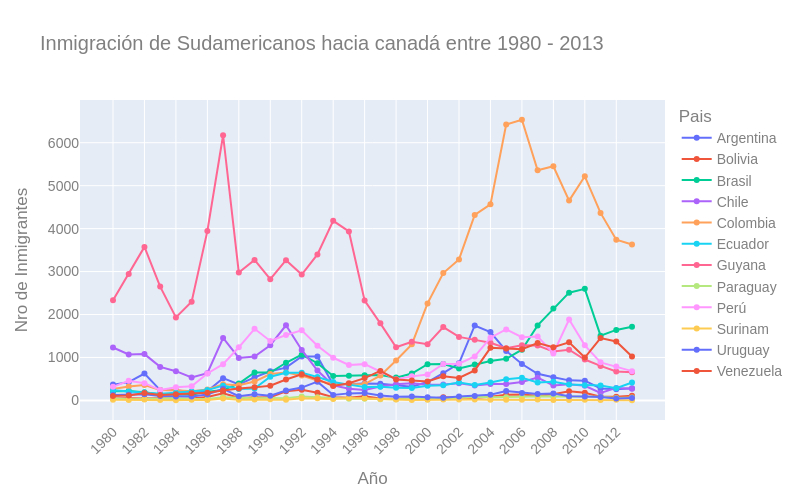

This figure's notebook cell:
### Code cell
fig = px.line(sudamerica, x=sudamerica.index, y=sudamerica.columns, title='Inmigración de Sudamericanos hacia canadá entre 1980 - 2013', color='Pais', markers=True)
fig.update_layout(width=800, height=500, xaxis={'tickangle': -45}, xaxis_title='Año', yaxis_title='Nro de Inmigrantes', font_family='Arial', font_size=14, font_color='grey')

fig.show()

### Figure 1 — Plotly figure (JSON) as saved in the notebook; plotly's stock layout.template omitted (floating-point values rounded to 4 significant figures)
{"data": [{"hovertemplate": "Pais=Argentina<br>index=%{x}<br>value=%{y}<extra></extra>", "legendgroup": "Argentina", "line": {"color": "#636efa", "dash": "solid"}, "marker": {"symbol": "circle"}, "mode": "lines+markers", "name": "Argentina", "orientation": "v", "showlegend": true, "type": "scatter", "x": ["1980", "1981", "1982", "1983", "1984", "1985", "1986", "1987", "1988", "1989", "1990", "1991", "1992", "1993", "1994", "1995", "1996", "1997", "1998", "1999", "2000", "2001", "2002", "2003", "2004", "2005", "2006", "2007", "2008", "2009", "2010", "2011", "2012", "2013"], "xaxis": "x", "y": [368, 426, 626, 241, 237, 196, 213, 519, 374, 538, 678, 763, 1023, 1022, 366, 380, 396, 391, 349, 318, 427, 635, 865, 1745, 1591, 1153, 847, 620, 540, 467, 459, 278, 263, 282], "yaxis": "y"}, {"hovertemplate": "Pais=Bolivia<br>index=%{x}<br>value=%{y}<extra></extra>", "legendgroup": "Bolivia", "line": {"color": "#EF553B", "dash": "solid"}, "marker": {"symbol": "circle"}, "mode": "lines+markers", "name": "Bolivia", "orientation": "v", "showlegend": true, "type": "scatter", "x": ["1980", "1981", "1982", "1983", "1984", "1985", "1986", "1987", "1988", "1989", "1990", "1991", "1992", "1993", "1994", "1995", "1996", "1997", "1998", "1999", "2000", "2001", "2002", "2003", "2004", "2005", "2006", "2007", "2008", "2009", "2010", "2011", "2012", "2013"], "xaxis": "x", "y": [44, 52, 42, 49, 38, 44, 79, 165, 63, 68, 71, 214, 247, 180, 75, 61, 96, 43, 33, 42, 33, 72, 57, 59, 85, 134, 139, 107, 143, 214, 180, 86, 83, 107], "yaxis": "y"}, {"hovertemplate": "Pais=Brasil<br>index=%{x}<br>value=%{y}<extra></extra>", "legendgroup": "Brasil", "line": {"color": "#00cc96", "dash": "solid"}, "marker": {"symbol": "circle"}, "mode": "lines+markers", "name": "Brasil", "orientation": "v", "showlegend": true, "type": "scatter", "x": ["1980", "1981", "1982", "1983", "1984", "1985", "1986", "1987", "1988", "1989", "1990", "1991", "1992", "1993", "1994", "1995", "1996", "1997", "1998", "1999", "2000", "2001", "2002", "2003", "2004", "2005", "2006", "2007", "2008", "2009", "2010", "2011", "2012", "2013"], "xaxis": "x", "y": [211, 220, 192, 139, 145, 130, 205, 244, 394, 650, 650, 877, 1066, 866, 566, 572, 586, 591, 531, 626, 845, 847, 745, 839, 917, 969, 1181, 1746, 2138, 2509, 2598, 1508, 1642, 1714], "yaxis": "y"}, {"hovertemplate": "Pais=Chile<br>index=%{x}<br>value=%{y}<extra></extra>", "legendgroup": "Chile", "line": {"color": "#ab63fa", "dash": "solid"}, "marker": {"symbol": "circle"}, "mode": "lines+markers", "name": "Chile", "orientation": "v", "showlegend": true, "type": "scatter", "x": ["1980", "1981", "1982", "1983", "1984", "1985", "1986", "1987", "1988", "1989", "1990", "1991", "1992", "1993", "1994", "1995", "1996", "1997", "1998", "1999", "2000", "2001", "2002", "2003", "2004", "2005", "2006", "2007", "2008", "2009", "2010", "2011", "2012", "2013"], "xaxis": "x", "y": [1233, 1069, 1078, 781, 681, 533, 633, 1454, 990, 1023, 1286, 1749, 1175, 697, 352, 273, 244, 325, 376, 397, 366, 369, 401, 347, 383, 384, 427, 530, 350, 375, 340, 174, 291, 273], "yaxis": "y"}, {"hovertemplate": "Pais=Colombia<br>index=%{x}<br>value=%{y}<extra></extra>", "legendgroup": "Colombia", "line": {"color": "#FFA15A", "dash": "solid"}, "marker": {"symbol": "circle"}, "mode": "lines+markers", "name": "Colombia", "orientation": "v", "showlegend": true, "type": "scatter", "x": ["1980", "1981", "1982", "1983", "1984", "1985", "1986", "1987", "1988", "1989", "1990", "1991", "1992", "1993", "1994", "1995", "1996", "1997", "1998", "1999", "2000", "2001", "2002", "2003", "2004", "2005", "2006", "2007", "2008", "2009", "2010", "2011", "2012", "2013"], "xaxis": "x", "y": [266, 326, 360, 244, 235, 214, 257, 376, 352, 439, 614, 652, 582, 464, 375, 371, 381, 578, 929, 1306, 2259, 2965, 3283, 4318, 4566, 6424, 6535, 5357, 5452, 4652, 5218, 4366, 3741, 3631], "yaxis": "y"}, {"hovertemplate": "Pais=Ecuador<br>index=%{x}<br>value=%{y}<extra></extra>", "legendgroup": "Ecuador", "line": {"color": "#19d3f3", "dash": "solid"}, "marker": {"symbol": "circle"}, "mode": "lines+markers", "name": "Ecuador", "orientation": "v", "showlegend": true, "type": "scatter", "x": ["1980", "1981", "1982", "1983", "1984", "1985", "1986", "1987", "1988", "1989", "1990", "1991", "1992", "1993", "1994", "1995", "1996", "1997", "1998", "1999", "2000", "2001", "2002", "2003", "2004", "2005", "2006", "2007", "2008", "2009", "2010", "2011", "2012", "2013"], "xaxis": "x", "y": [238, 207, 184, 155, 179, 208, 240, 344, 265, 278, 552, 643, 644, 547, 431, 368, 310, 317, 295, 291, 342, 353, 418, 361, 417, 491, 525, 419, 437, 373, 353, 348, 282, 418], "yaxis": "y"}, {"hovertemplate": "Pais=Guyana<br>index=%{x}<br>value=%{y}<extra></extra>", "legendgroup": "Guyana", "line": {"color": "#FF6692", "dash": "solid"}, "marker": {"symbol": "circle"}, "mode": "lines+markers", "name": "Guyana", "orientation": "v", "showlegend": true, "type": "scatter", "x": ["1980", "1981", "1982", "1983", "1984", "1985", "1986", "1987", "1988", "1989", "1990", "1991", "1992", "1993", "1994", "1995", "1996", "1997", "1998", "1999", "2000", "2001", "2002", "2003", "2004", "2005", "2006", "2007", "2008", "2009", "2010", "2011", "2012", "2013"], "xaxis": "x", "y": [2334, 2943, 3575, 2650, 1932, 2299, 3942, 6174, 2977, 3270, 2824, 3266, 2932, 3399, 4181, 3935, 2324, 1795, 1238, 1366, 1308, 1707, 1479, 1410, 1341, 1215, 1286, 1277, 1137, 1180, 953, 804, 676, 656], "yaxis": "y"}, {"hovertemplate": "Pais=Paraguay<br>index=%{x}<br>value=%{y}<extra></extra>", "legendgroup": "Paraguay", "line": {"color": "#B6E880", "dash": "solid"}, "marker": {"symbol": "circle"}, "mode": "lines+markers", "name": "Paraguay", "orientation": "v", "showlegend": true, "type": "scatter", "x": ["1980", "1981", "1982", "1983", "1984", "1985", "1986", "1987", "1988", "1989", "1990", "1991", "1992", "1993", "1994", "1995", "1996", "1997", "1998", "1999", "2000", "2001", "2002", "2003", "2004", "2005", "2006", "2007", "2008", "2009", "2010", "2011", "2012", "2013"], "xaxis": "x", "y": [45, 26, 32, 40, 48, 36, 34, 72, 53, 48, 56, 51, 94, 75, 46, 39, 38, 30, 25, 34, 29, 34, 60, 88, 74, 75, 88, 98, 95, 88, 89, 83, 55, 66], "yaxis": "y"}, {"hovertemplate": "Pais=Perú<br>index=%{x}<br>value=%{y}<extra></extra>", "legendgroup": "Perú", "line": {"color": "#FF97FF", "dash": "solid"}, "marker": {"symbol": "circle"}, "mode": "lines+markers", "name": "Perú", "orientation": "v", "showlegend": true, "type": "scatter", "x": ["1980", "1981", "1982", "1983", "1984", "1985", "1986", "1987", "1988", "1989", "1990", "1991", "1992", "1993", "1994", "1995", "1996", "1997", "1998", "1999", "2000", "2001", "2002", "2003", "2004", "2005", "2006", "2007", "2008", "2009", "2010", "2011", "2012", "2013"], "xaxis": "x", "y": [317, 456, 401, 241, 306, 328, 628, 843, 1237, 1667, 1384, 1522, 1632, 1274, 993, 827, 845, 676, 493, 560, 603, 849, 855, 1023, 1460, 1653, 1473, 1490, 1094, 1884, 1283, 886, 787, 682], "yaxis": "y"}, {"hovertemplate": "Pais=Surinam<br>index=%{x}<br>value=%{y}<extra></extra>", "legendgroup": "Surinam", "line": {"color": "#FECB52", "dash": "solid"}, "marker": {"symbol": "circle"}, "mode": "lines+markers", "name": "Surinam", "orientation": "v", "showlegend": true, "type": "scatter", "x": ["1980", "1981", "1982", "1983", "1984", "1985", "1986", "1987", "1988", "1989", "1990", "1991", "1992", "1993", "1994", "1995", "1996", "1997", "1998", "1999", "2000", "2001", "2002", "2003", "2004", "2005", "2006", "2007", "2008", "2009", "2010", "2011", "2012", "2013"], "xaxis": "x", "y": [15, 10, 21, 12, 5, 16, 7, 46, 16, 24, 26, 13, 53, 51, 32, 58, 51, 35, 22, 11, 16, 22, 22, 22, 17, 15, 16, 20, 9, 12, 13, 11, 16, 4], "yaxis": "y"}, {"hovertemplate": "Pais=Uruguay<br>index=%{x}<br>value=%{y}<extra></extra>", "legendgroup": "Uruguay", "line": {"color": "#636efa", "dash": "solid"}, "marker": {"symbol": "circle"}, "mode": "lines+markers", "name": "Uruguay", "orientation": "v", "showlegend": true, "type": "scatter", "x": ["1980", "1981", "1982", "1983", "1984", "1985", "1986", "1987", "1988", "1989", "1990", "1991", "1992", "1993", "1994", "1995", "1996", "1997", "1998", "1999", "2000", "2001", "2002", "2003", "2004", "2005", "2006", "2007", "2008", "2009", "2010", "2011", "2012", "2013"], "xaxis": "x", "y": [128, 132, 146, 105, 90, 92, 137, 269, 99, 144, 111, 229, 299, 437, 125, 164, 171, 117, 87, 93, 75, 64, 91, 103, 130, 217, 175, 147, 160, 99, 93, 81, 47, 58], "yaxis": "y"}, {"hovertemplate": "Pais=Venezuela<br>index=%{x}<br>value=%{y}<extra></extra>", "legendgroup": "Venezuela", "line": {"color": "#EF553B", "dash": "solid"}, "marker": {"symbol": "circle"}, "mode": "lines+markers", "name": "Venezuela", "orientation": "v", "showlegend": true, "type": "scatter", "x": ["1980", "1981", "1982", "1983", "1984", "1985", "1986", "1987", "1988", "1989", "1990", "1991", "1992", "1993", "1994", "1995", "1996", "1997", "1998", "1999", "2000", "2001", "2002", "2003", "2004", "2005", "2006", "2007", "2008", "2009", "2010", "2011", "2012", "2013"], "xaxis": "x", "y": [103, 117, 174, 124, 142, 165, 179, 229, 279, 304, 344, 487, 610, 490, 334, 402, 520, 686, 489, 464, 443, 560, 524, 699, 1224, 1211, 1192, 1335, 1239, 1353, 998, 1452, 1373, 1022], "yaxis": "y"}], "layout": {"font": {"color": "grey", "family": "Arial", "size": 14}, "height": 500, "legend": {"title": {"text": "Pais"}, "tracegroupgap": 0}, "title": {"text": "Inmigración de Sudamericanos hacia canadá entre 1980 - 2013"}, "width": 800, "xaxis": {"anchor": "y", "domain": [0, 1], "tickangle": -45, "title": {"text": "Año"}}, "yaxis": {"anchor": "x", "domain": [0, 1], "title": {"text": "Nro de Inmigrantes"}}}}
